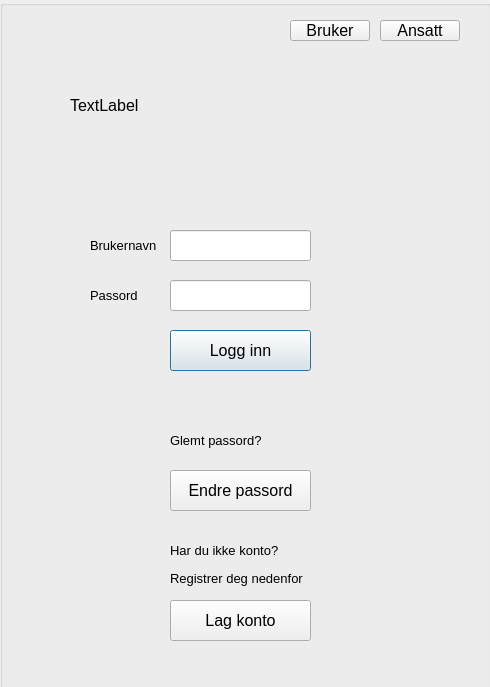
<?xml version="1.0" encoding="UTF-8"?>
<ui version="4.0">
 <class>LoginDialog</class>
 <widget class="QDialog" name="LoginDialog">
  <property name="geometry">
   <rect>
    <x>0</x>
    <y>0</y>
    <width>490</width>
    <height>687</height>
   </rect>
  </property>
  <property name="windowTitle">
   <string>Dialog</string>
  </property>
  <widget class="QGroupBox" name="groupBox">
   <property name="geometry">
    <rect>
     <x>0</x>
     <y>0</y>
     <width>491</width>
     <height>691</height>
    </rect>
   </property>
   <property name="font">
    <font>
     <pointsize>12</pointsize>
    </font>
   </property>
   <property name="title">
    <string/>
   </property>
   <widget class="QLabel" name="label">
    <property name="geometry">
     <rect>
      <x>90</x>
      <y>230</y>
      <width>71</width>
      <height>31</height>
     </rect>
    </property>
    <property name="font">
     <font>
      <pointsize>10</pointsize>
     </font>
    </property>
    <property name="text">
     <string>Brukernavn</string>
    </property>
   </widget>
   <widget class="QLabel" name="label_2">
    <property name="geometry">
     <rect>
      <x>90</x>
      <y>280</y>
      <width>71</width>
      <height>31</height>
     </rect>
    </property>
    <property name="font">
     <font>
      <pointsize>10</pointsize>
     </font>
    </property>
    <property name="text">
     <string>Passord</string>
    </property>
   </widget>
   <widget class="QLineEdit" name="lineEdit_username">
    <property name="geometry">
     <rect>
      <x>170</x>
      <y>230</y>
      <width>141</width>
      <height>31</height>
     </rect>
    </property>
   </widget>
   <widget class="QLineEdit" name="lineEdit_2_password">
    <property name="geometry">
     <rect>
      <x>170</x>
      <y>280</y>
      <width>141</width>
      <height>31</height>
     </rect>
    </property>
   </widget>
   <widget class="QPushButton" name="pushButton_login">
    <property name="geometry">
     <rect>
      <x>170</x>
      <y>330</y>
      <width>141</width>
      <height>41</height>
     </rect>
    </property>
    <property name="text">
     <string>Logg inn</string>
    </property>
   </widget>
   <widget class="QPushButton" name="pushButton">
    <property name="geometry">
     <rect>
      <x>170</x>
      <y>600</y>
      <width>141</width>
      <height>41</height>
     </rect>
    </property>
    <property name="text">
     <string>Lag konto</string>
    </property>
   </widget>
   <widget class="QLabel" name="label_3">
    <property name="geometry">
     <rect>
      <x>170</x>
      <y>540</y>
      <width>131</width>
      <height>21</height>
     </rect>
    </property>
    <property name="font">
     <font>
      <pointsize>10</pointsize>
     </font>
    </property>
    <property name="text">
     <string>Har du ikke konto?</string>
    </property>
   </widget>
   <widget class="QLabel" name="label_4">
    <property name="geometry">
     <rect>
      <x>170</x>
      <y>570</y>
      <width>161</width>
      <height>16</height>
     </rect>
    </property>
    <property name="font">
     <font>
      <pointsize>10</pointsize>
     </font>
    </property>
    <property name="text">
     <string>Registrer deg nedenfor</string>
    </property>
   </widget>
   <widget class="QLabel" name="label_5">
    <property name="geometry">
     <rect>
      <x>70</x>
      <y>50</y>
      <width>341</width>
      <height>111</height>
     </rect>
    </property>
    <property name="text">
     <string>TextLabel</string>
    </property>
   </widget>
   <widget class="QLabel" name="label_6">
    <property name="geometry">
     <rect>
      <x>170</x>
      <y>430</y>
      <width>181</width>
      <height>21</height>
     </rect>
    </property>
    <property name="font">
     <font>
      <pointsize>10</pointsize>
     </font>
    </property>
    <property name="text">
     <string>Glemt passord?</string>
    </property>
   </widget>
   <widget class="QPushButton" name="pushButton_2">
    <property name="geometry">
     <rect>
      <x>170</x>
      <y>470</y>
      <width>141</width>
      <height>41</height>
     </rect>
    </property>
    <property name="text">
     <string>Endre passord</string>
    </property>
   </widget>
   <widget class="QPushButton" name="pushButton_3">
    <property name="geometry">
     <rect>
      <x>290</x>
      <y>20</y>
      <width>80</width>
      <height>21</height>
     </rect>
    </property>
    <property name="text">
     <string>Bruker</string>
    </property>
   </widget>
   <widget class="QPushButton" name="pushButton_4">
    <property name="geometry">
     <rect>
      <x>380</x>
      <y>20</y>
      <width>80</width>
      <height>21</height>
     </rect>
    </property>
    <property name="text">
     <string>Ansatt</string>
    </property>
   </widget>
   <widget class="QLabel" name="label_7">
    <property name="geometry">
     <rect>
      <x>410</x>
      <y>60</y>
      <width>71</width>
      <height>71</height>
     </rect>
    </property>
    <property name="text">
     <string/>
    </property>
   </widget>
  </widget>
 </widget>
 <resources/>
 <connections/>
</ui>
